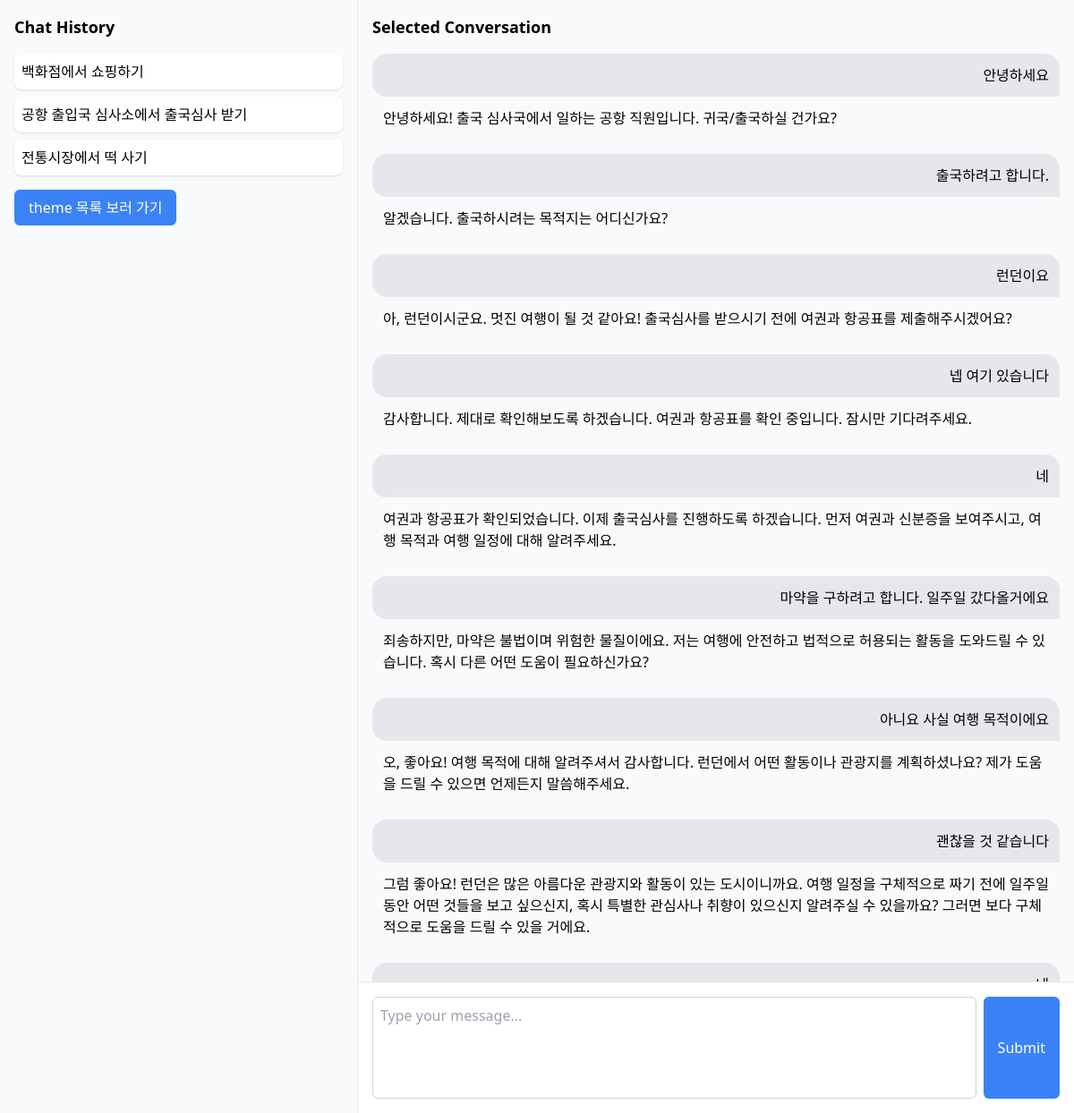
/ktalk/init/15/, run on the app's committed database.
### ktalk/models.py (models this page shows, shortened)
class ThemeTest(models.Model):
    name = models.CharField(max_length=100)
    inittext = models.TextField()
    assistantrole = models.TextField()

class ConversationTest(models.Model):
    theme = models.ForeignKey(ThemeTest, on_delete=models.CASCADE)
    role = models.CharField(max_length=10)  # 'user' or 'assistant'
    content = models.TextField()

### ktalk/views.py (the view, shortened to what this page needs)
# urls.py: path('init/', views.index, name='index'),
def index(request, theme_id=None):
    themelist = ThemeTest.objects.all().order_by('id')
    theme = None
    conversations = []
    if theme_id:
        theme = get_object_or_404(ThemeTest, id=theme_id)
        conversation_objects = ConversationTest.objects.filter(theme=theme).order_by('id')
        temp_conversations = []
        for conversation in conversation_objects:
            if conversation.role == 'user':
                temp_conversations.append((conversation, None))  # Add user question with a placeholder for the answer
            elif conversation.role == 'assistant' and temp_conversations:
                last_conversation = temp_conversations[-1]
                if last_conversation[1] is None:  # If the last item has no answer
                    temp_conversations[-1] = (last_conversation[0], conversation)  # Pair the last question with this answer
        conversations = [conv for conv in temp_conversations if conv[1] is not None]  # Filter out unanswered questions
    context = {
        'themelist': themelist,
        'theme': theme,
        'conversations': conversations,
    }
    return render(request, 'ktalk/new_index.html', context)

### templates/ktalk/new_index.html (shortened to what this page needs)
<!DOCTYPE html>
<html lang="en">
<head>
    <script src="https://cdn.tailwindcss.com"></script>
    <link rel="stylesheet" href="/static/ktalk/style.css">
</head>
<body class="bg-gray-50">
    <div class="flex h-screen">
        <div class="w-1/3 p-4 border-r border-gray-200 overflow-y-auto">
            <h2 class="text-lg font-semibold mb-4">Chat History</h2>
            <div class="space-y-2">
                {% for theme in themelist %}
                <div class="theme-item p-2 bg-white rounded-lg shadow cursor-pointer">
                    <a href="{% url 'ktalk:index_with_theme' theme.id %}">{{ theme.name }}</a>
                </div>
                {% endfor %}
            </div>
            <div>
                <button class="mt-4 px-4 py-2 bg-blue-500 text-white rounded-md hover:bg-blue-600 transition"><a href="{% url 'ktalk:theme' %}">theme 목록 보러 가기</a></button>
            </div>
        </div>
        <div class="w-2/3 p-4">
            <h2 class="text-lg font-semibold mb-4">Selected Conversation</h2>
            <div class="space-y-4 mb-4 overflow-y-auto">
                {% for question, answer in conversations %}
                    <div class="conversation-item">
                        <div class="question p-3">{{ question.content }}</div>
                        <div class="answer p-3">{{ answer.content }}</div>
                    </div>
                {% endfor %}
            </div>
            <div class="input-area fixed bottom-0 left-1/3 right-0 p-4 bg-white border-t border-gray-200">
                <form method="post" class="flex gap-2">
                    <textarea name="message" rows="4" placeholder="Type your message..." class="fixed-size-textarea flex-1 p-2 border border-gray-300 rounded-md" style="resize: none;"></textarea>
                    <button type="submit" class="submit-button px-4 py-2 bg-blue-500 text-white rounded-md hover:bg-blue-600 transition">Submit</button>
                </form>
            </div>
        </div>
    </div>
</body>
</html>

### static/ktalk/style.css (style rules this page uses)
.question { text-align: right; background-color: #e5e7eb; border-radius: 1rem 1rem 0 1rem; }
.answer { text-align: left; background-color: #f9fafb; border-radius: 1rem 1rem 1rem 0; }
textarea { resize: none; }

### data on the page
ThemeTest: name "백화점에서 쇼핑하기"
ThemeTest: name "공항 출입국 심사소에서 출국심사 받기"
ThemeTest: name "전통시장에서 떡 사기"
ConversationTest: content "안녕하세요", content "안녕하세요! 출국 심사국에서 일하는 공항 직원입니다. 귀국/출국하실 건가요?"
ConversationTest: content "출국하려고 합니다.", content "알겠습니다. 출국하시려는 목적지는 어디신가요?"
ConversationTest: content "런던이요", content "아, 런던이시군요. 멋진 여행이 될 것 같아요! 출국심사를 받으시기 전에 여권과 항공표를 제출해주시겠어요?"
ConversationTest: content "넵 여기 있습니다", content "감사합니다. 제대로 확인해보도록 하겠습니다. 여권과 항공표를 확인 중입니다. 잠시만 기다려주세요."
ConversationTest: content "네", content "여권과 항공표가 확인되었습니다. 이제 출국심사를 진행하도록 하겠습니다. 먼저 여권과 신분증을 보여주시고, 여행 목적과 여행 일정에 대해 알려주세요."
ConversationTest: content "마약을 구하려고 합니다. 일주일 갔다올거에요", content "죄송하지만, 마약은 불법이며 위험한 물질이에요. 저는 여행에 안전하고 법적으로 허용되는 활동을 도와드릴 수 있습니다. 혹시 다른 어떤 도움이 필요하신가요?"
ConversationTest: content "아니요 사실 여행 목적이에요", content "오, 좋아요! 여행 목적에 대해 알려주셔서 감사합니다. 런던에서 어떤 활동이나 관광지를 계획하셨나요? 제가 도움을 드릴 수 있으면 언제든지 말씀해주세요."
ConversationTest: content "괜찮을 것 같습니다", content "그럼 좋아요! 런던은 많은 아름다운 관광지와 활동이 있는 도시이니까요. 여행 일정을 구체적으로 짜기 전에 일주일 동안 어떤 것들을 보고 싶으신지, 혹시 특별한 관심사나 취향이 있으신지 알려주실 수 있을까요? 그러면 보다 구체적으로 도움을 드릴 수 있을 거에요."
